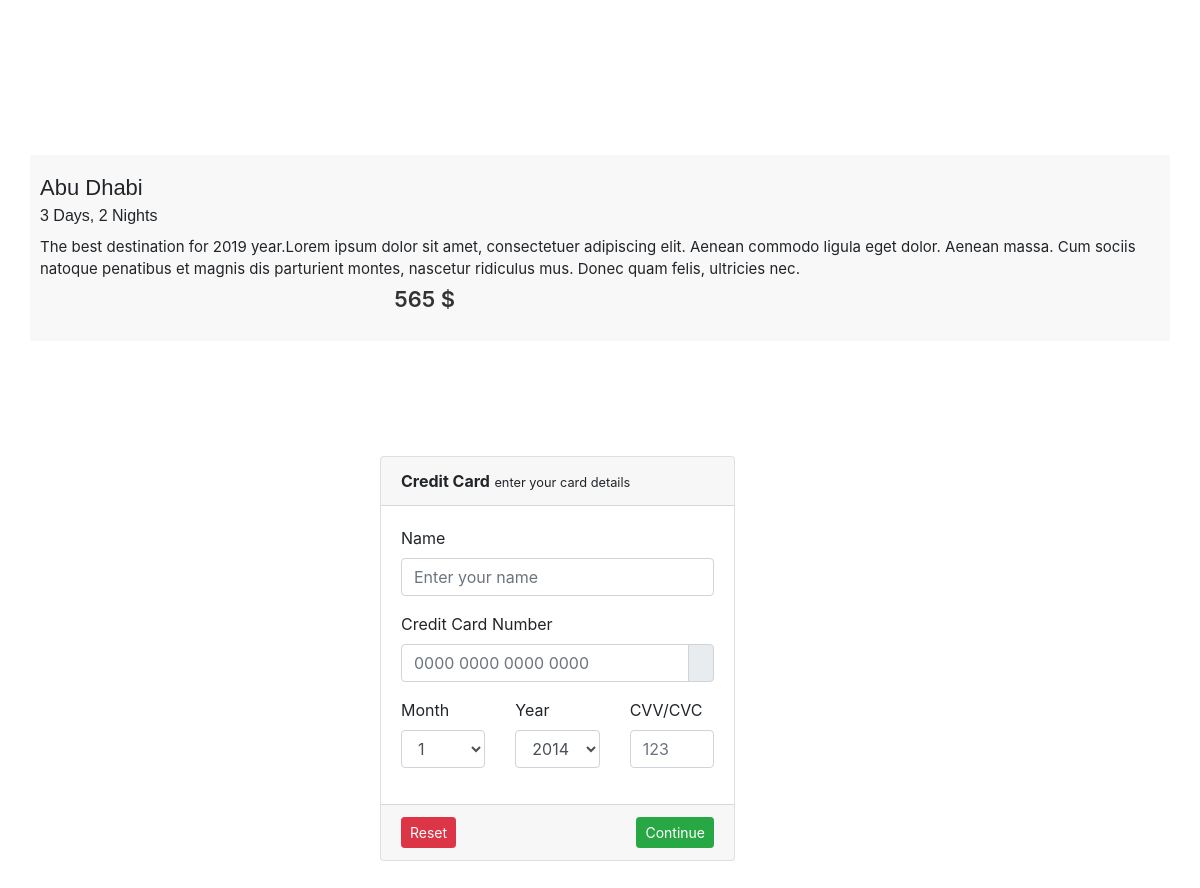
Screenshot of /checkin.php?id=1 with the database file from the repository.
### tables this page shows
CREATE TABLE `content` (
  `id` int(255) NOT NULL,
  `content_message` text DEFAULT NULL,
  `destination` varchar(50) DEFAULT NULL,
  `price` int(11) NOT NULL
);

### checkin.php (the view, shortened to what this page needs)
<php
require_once 'core/init.php';
?>
<link rel="stylesheet" href="./css/checkin.css">
<link rel="stylesheet" href="./css/indexstyle.css">
<html>
<body>
<link rel="stylesheet" href="https://stackpath.bootstrapcdn.com/bootstrap/4.3.1/css/bootstrap.min.css"
>
 <section id="mu-featured-tours">
			<div class="container">
				<div class="row">
					<div class="col-md-12">
                        <?php
                              $mysqli = new mysqli('localhost', 'root', '', 'cms') or die(mysqli_error($mysqli));
                              $idd= $mysqli->query("SELECT *  from content");
                              if (isset($_GET['id']))
                              {
                                $id=($_GET['id']);
                                $idd= $mysqli->query("SELECT *  from content WHERE id='$id'");
                              }
                              while ($row = $idd->fetch_assoc()):
                        ?>
                                <div class="mu-featured-tours-content">
								    <div class="row">
										<div class="mu-featured-tours-single">
											<div class="mu-featured-tours-single-info">
                                                  <h3><?php echo $row ['destination']; ?></h3>
                                                  <h4> 3 Days, 2 Nights</h4>
                                                  <span class="mu-price-tag">
                                                  <?php echo $row ['price']; ?> $ </span>
                                                  <p>
                                                  <?php echo $row ['content_message'];?>
                                                  </p>
                                                  <br>
                                            </div>
                                          </div>
                                      </div>
                                </div>
                                <?php endwhile; ?>
					</div>
				</div>
			</div>
</section>
<div class="padding">
    <div class="row">
        <div class="col-sm-6">
            <div class="card">
                <div class="card-header">
                    <strong>Credit Card</strong>
                    <small>enter your card details</small>
                </div>
                <div class="card-body">
                    <div class="row">
                        <div class="col-sm-12">
                            <div class="form-group">
                                <label for="name">Name</label>
                                <input class="form-control" id="name" type="text" placeholder="Enter your name">
                            </div>
                        </div>
                    </div>
                    <div class="row">
                        <div class="col-sm-12">
                            <div class="form-group">
                                <label for="ccnumber">Credit Card Number</label>
                                <div class="input-group">
                                    <input class="form-control" type="text" placeholder="0000 0000 0000 0000" autocomplete="email">
                                    <div class="input-group-append">
                                        <span class="input-group-text">
                                        </span>
                                    </div>
                                </div>
                            </div>
                        </div>
                    </div>
                    <div class="row">
                        <div class="form-group col-sm-4">
                            <label for="ccmonth">Month</label>
                            <select class="form-control" id="ccmonth">
                                <option>1</option>
                            </select>
                        </div>
                        <div class="form-group col-sm-4">
                            <label for="ccyear">Year</label>
                            <select class="form-control" id="ccyear">
                                <option>2014</option>
                            </select>
                        </div>
                        <div class="col-sm-4">
                            <div class="form-group">
                                <label for="cvv">CVV/CVC</label>
                                <input class="form-control" id="cvv" type="text" placeholder="123">
                            </div>
                        </div>
                    </div>
                </div>
                <div class="card-footer">
                    <button class="btn btn-sm btn-success float-right" type="submit">
                        <i class="mdi mdi-gamepad-circle"></i> Continue</button>
                    <button class="btn btn-sm btn-danger" type="reset">
                        <i class="mdi mdi-lock-reset"></i> Reset</button>
                </div>
            </div>
        </div>
    </div>
</div>
</body>
</html>

### css/checkin.css (style rules this page uses)
.padding { padding: 5rem !important; margin-left: 300px }
.card { margin-bottom: 1.5rem }
.card { position: relative; display: -ms-flexbox; display: flex; -ms-flex-direction: column; flex-direction: column; min-width: 0; word-wrap: break-word; background-color: #fff; background-clip: border-box; border: 1px solid #c8ced3; border-radius: .25rem }
.card-header:first-child { border-radius: calc(0.25rem - 1px) calc(0.25rem - 1px) 0 0 }
.card-header { padding: .75rem 1.25rem; margin-bottom: 0; background-color: #f0f3f5; border-bottom: 1px solid #c8ced3 }
.card-body { flex: 1 1 auto; padding: 1.25rem }

### css/indexstyle.css (style rules this page uses)
body, html { overflow-x: hidden; }
h1, h2, h3, h4, h5, h6 { font-family: "Poppins", sans-serif; font-weight: 700; margin-top: 0; }
h3 { font-size: 26px; }
h4 { font-size: 22px; }
button { padding: 5px 15px; border: none; }
#mu-featured-tours { background-color: #fff; float: left; padding: 100px 0; display: inline; width: 100%; }
.mu-featured-tours-content { display: inline; float: left; margin-top: 40px; width: 100%; }
.mu-featured-tours-single { background-color: #f8f8f8; display: inline; float: left; width: 100%; margin: 15px 0; }
.mu-featured-tours-single-info { display: inline; float: left; position: relative; width: 100%; padding: 20px 10px; }
.mu-featured-tours-single h3 { font-size: 22px; margin-bottom: 5px; }
.mu-featured-tours-single h4 { font-size: 16px; margin-bottom: 10px; font-weight: 300; }
.mu-price-tag { position: absolute; bottom: 25px; left: 15px; color: #333; font-size: 22px; font-weight: 600; }
.mu-featured-tours-single p { font-size: 15px; }

### rows the page displays
content: destination "Abu Dhabi", price "565", content_message "The best destination for 2019 year.Lorem ipsum dolor sit amet, consectetuer adipiscing elit. Aenean commodo ligula eget dolor. Aenean massa. Cum sociis natoque penatibus et magnis dis parturient montes, nascetur ridiculus mus. Donec quam felis, ultricies nec."
